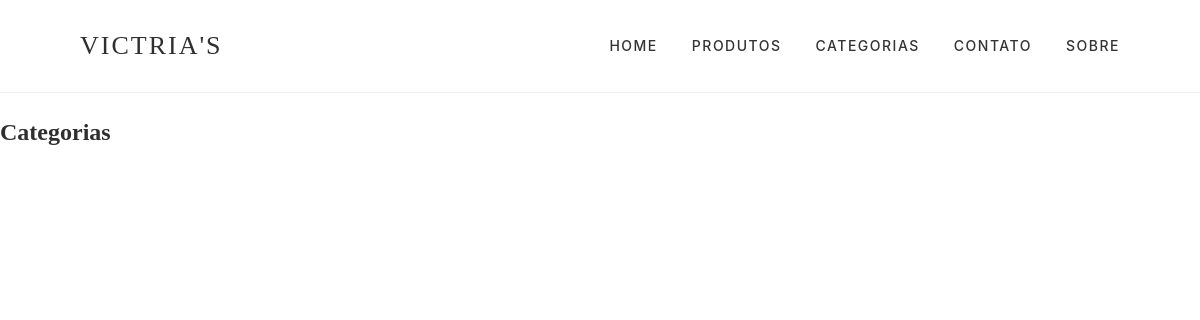
Before: /categorias/ with the older database file.
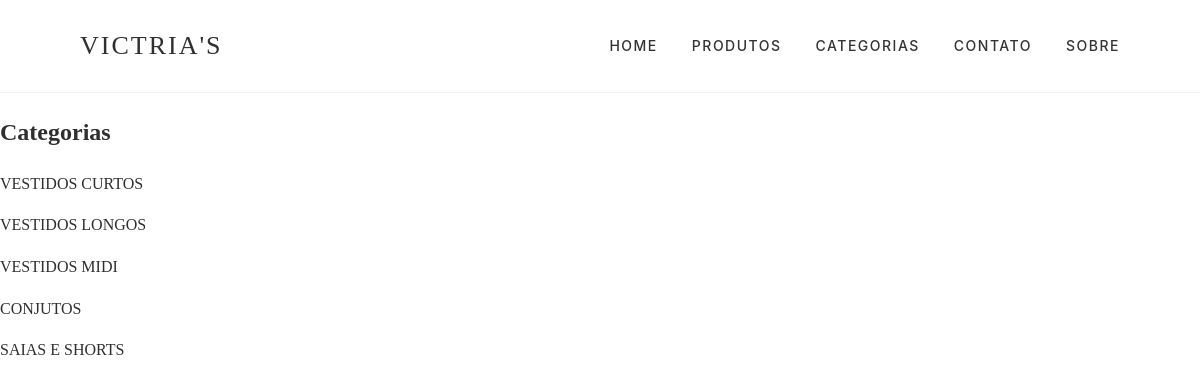
After: the same page with the newer database file.
### lojaapp/models.py (models this page shows, shortened)
class Categoria(models.Model):
    titulo = models.CharField(max_length=200)
    slug = models.SlugField(unique=True)

### lojaapp/views.py (the view)
# urls.py: path("categorias/", CategoriaListView.as_view(), name="categorias"),
class CategoriaListView(ListView):
    model = Categoria
    template_name = "categorias.html"
    context_object_name = "categorias"

### templates/categorias.html (shortened to what this page needs)
{% extends "base.html" %}
{% block content %}
<h2>Categorias</h2>
{% for categoria in categorias %}
<p>{{ categoria.titulo }}</p>
{% endfor %}
{% endblock %}

Changed rows visible on the page:
added Categoria: titulo "VESTIDOS CURTOS"
added Categoria: titulo "VESTIDOS LONGOS"
added Categoria: titulo "VESTIDOS MIDI"
added Categoria: titulo "CONJUTOS"
added Categoria: titulo "SAIAS E SHORTS"
